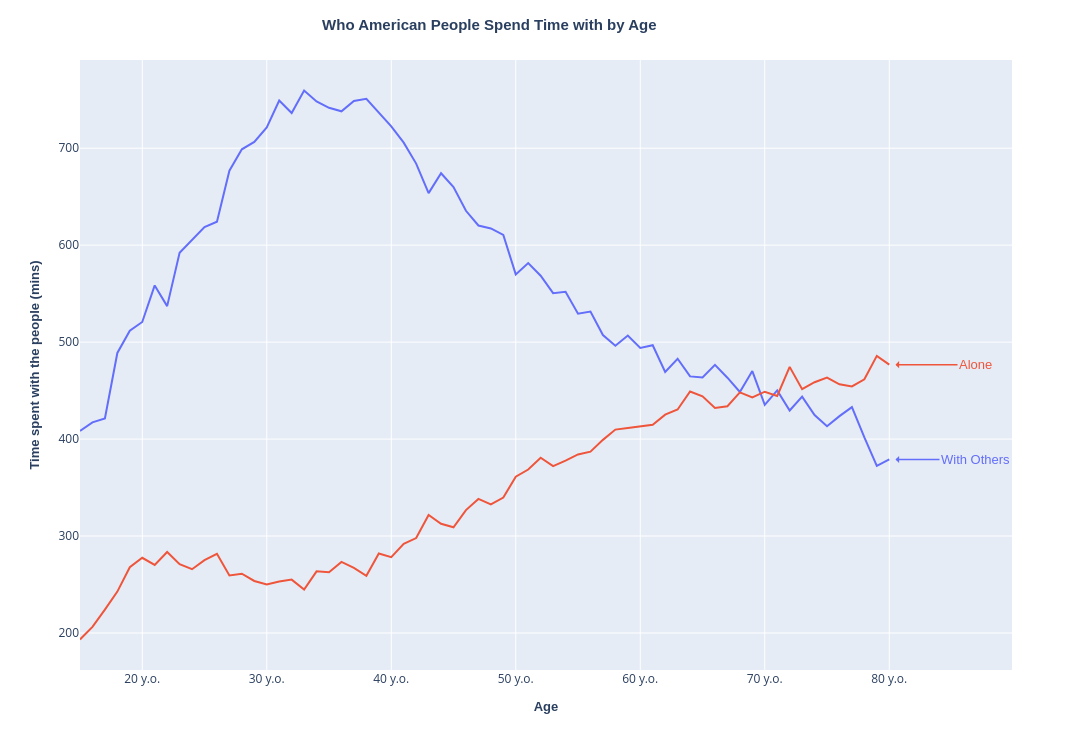

Write notebook code for a chart like this one.
### Code cell
#Or compare “time spent alone” against “time spent with others”?
df1['Others'] = df1['Friends'] + df1['Coworkers'] + df1['Parents, siblings, families'] + df1['Children'] + df1['Partner']

# convert to long-form data with the selected summed columns
id_vars = ['Entity','Code','Year']
col_of_interest = id_vars + ['Alone','Others']
df1_3 = df1[col_of_interest]

col_vars = df1_3.columns
val_vars = set(col_vars) - set(id_vars)
df1_3_long = pd.melt(df1_3, id_vars=id_vars, value_vars=val_vars,var_name='People type',value_name='Time_mins')

# plot lines of the combines data
LinePlot_TimevsAge(df1_3_long, 'Year', 'Time_mins', 'People type')

### Figure 1 — Plotly figure (JSON) as saved in the notebook; plotly's stock layout.template omitted (floating-point values rounded to 4 significant figures)
{"data": [{"hovertemplate": "<b>With Others:</b> %{y:.2f} mins<extra></extra>", "legendgroup": "Others", "line": {"color": "#636EFA", "dash": "solid"}, "marker": {"symbol": "circle"}, "mode": "lines", "name": "Others", "orientation": "v", "showlegend": true, "x": [15, 16, 17, 18, 19, 20, 21, 22, 23, 24, 25, 26, 27, 28, 29, 30, 31, 32, 33, 34, 35, 36, 37, 38, 39, 40, 41, 42, 43, 44, 45, 46, 47, 48, 49, 50, 51, 52, 53, 54, 55, 56, 57, 58, 59, 60, 61, 62, 63, 64, 65, 66, 67, 68, 69, 70, 71, 72, 73, 74, 75, 76, 77, 78, 79, 80], "xaxis": "x", "y": [408.3, 417.2, 421.3, 488.8, 511.8, 520.8, 558.5, 537.1, 592.1, 605.4, 618.5, 624.1, 676.8, 698.9, 706.5, 721.4, 749.1, 736.3, 759.5, 748.2, 741.7, 738.0, 748.7, 751.0, 737.3, 722.6, 705.7, 684.1, 653.7, 674.2, 659.9, 635.5, 620.2, 617.2, 610.5, 569.8, 581.5, 568.5, 550.5, 551.9, 529.3, 531.6, 507.3, 496.3, 506.8, 494.0, 496.8, 469.2, 482.9, 464.6, 463.5, 476.6, 463.3, 448.6, 470.2, 435.3, 450.2, 429.4, 443.8, 424.8, 413.3, 423.7, 433.0, 401.7, 372.4, 379.0], "yaxis": "y", "type": "scatter"}, {"hovertemplate": "<b>With Alone:</b> %{y:.2f} mins<extra></extra>", "legendgroup": "Alone", "line": {"color": "#EF553B", "dash": "solid"}, "marker": {"symbol": "circle"}, "mode": "lines", "name": "Alone", "orientation": "v", "showlegend": true, "x": [15, 16, 17, 18, 19, 20, 21, 22, 23, 24, 25, 26, 27, 28, 29, 30, 31, 32, 33, 34, 35, 36, 37, 38, 39, 40, 41, 42, 43, 44, 45, 46, 47, 48, 49, 50, 51, 52, 53, 54, 55, 56, 57, 58, 59, 60, 61, 62, 63, 64, 65, 66, 67, 68, 69, 70, 71, 72, 73, 74, 75, 76, 77, 78, 79, 80], "xaxis": "x", "y": [193.3, 206.4, 224.2, 242.7, 267.8, 277.6, 270.2, 283.6, 270.9, 265.8, 275.1, 281.6, 259.3, 261.1, 253.7, 250.0, 253.2, 255.1, 244.9, 263.6, 262.6, 273.3, 267.1, 259.0, 282.0, 278.3, 292.1, 297.9, 321.7, 312.7, 309.0, 326.8, 338.2, 332.6, 339.7, 361.1, 368.6, 380.8, 372.2, 377.7, 384.1, 387.0, 399.2, 409.8, 411.5, 413.3, 414.8, 425.2, 430.5, 449.0, 444.0, 432.0, 433.9, 448.2, 443.0, 448.9, 444.5, 474.5, 451.4, 458.7, 463.4, 456.5, 454.3, 461.6, 485.8, 476.8], "yaxis": "y", "type": "scatter"}], "layout": {"xaxis": {"anchor": "y", "domain": [0, 1], "title": {"text": "<b>Age</b>", "font": {"size": 13, "family": "Arial"}}, "ticksuffix": " y.o."}, "yaxis": {"anchor": "x", "domain": [0, 1], "title": {"text": "<b>Time spent with the people (mins)</b>", "font": {"size": 13, "family": "Arial"}}}, "legend": {"title": {"text": "People type"}, "tracegroupgap": 0}, "margin": {"t": 60}, "title": {"font": {"size": 15, "family": "Arial"}, "text": "<b>Who American People Spend Time with by Age </b>", "x": 0.45}, "width": 1100, "height": 750, "hovermode": "x unified", "showlegend": false, "annotations": [{"align": "left", "arrowcolor": "#636EFA", "arrowhead": 1, "arrowsize": 0.8, "arrowwidth": 1.5, "ax": 80, "ay": 0, "font": {"color": "#636EFA", "family": "Arial", "size": 13}, "showarrow": true, "text": "With Others", "x": 80.5, "y": 379.0, "yanchor": "auto"}, {"align": "left", "arrowcolor": "#EF553B", "arrowhead": 1, "arrowsize": 0.8, "arrowwidth": 1.5, "ax": 80, "ay": 0, "font": {"color": "#EF553B", "family": "Arial", "size": 13}, "showarrow": true, "text": "Alone", "x": 80.5, "y": 476.8, "yanchor": "auto"}]}}
